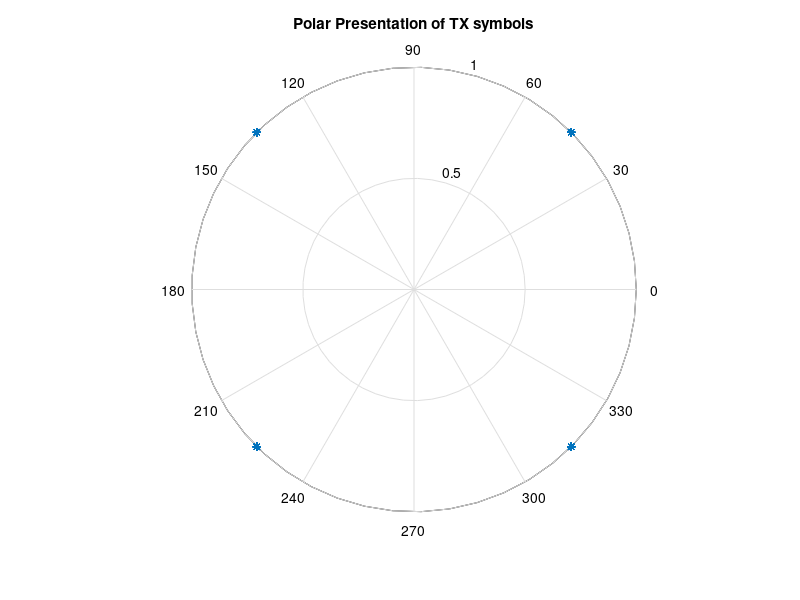
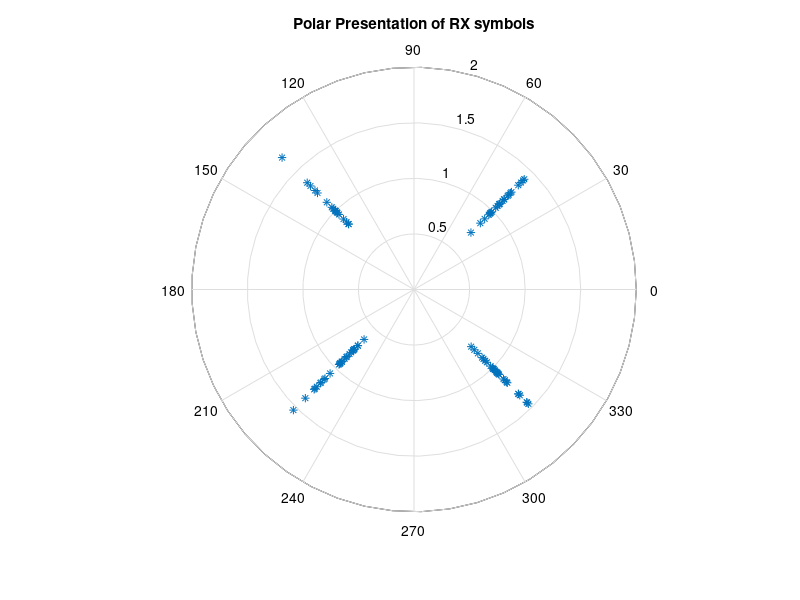
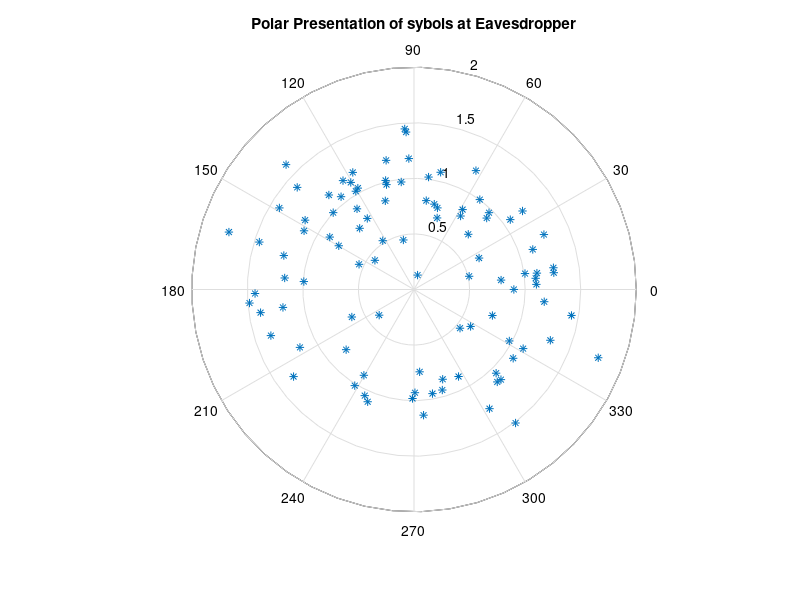
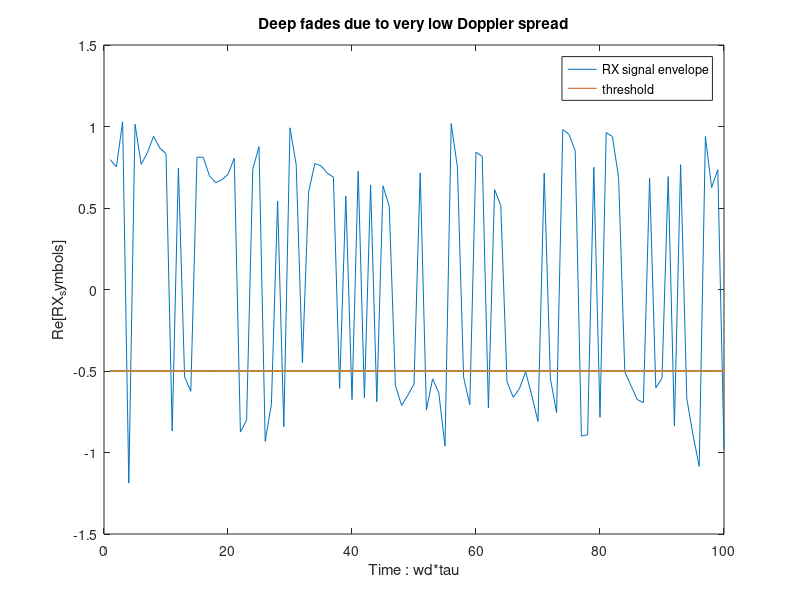

MATLAB code to generate these figures, in order:
close all
clear all

% Parameters:
num_of_bits = 200;  % Length of into bits sequence (must be even)
A = 1;              % Amplitude of Tx symbols
K = 10;
N = 8;
mu = sqrt( K/(2*(K+1)) );
s = sqrt( 1/(2*(K+1)) );

Ts = 1:100;
yc = 0;
ys = 0;
% Simulation:
% TX symbols
TX_constellation_syms = A*[exp(j*pi/4),exp(j*7*pi/4),exp(j*3*pi/4),exp(j*5*pi/4)];
% Trick here! Symbols are ordered to cause Gray coding
TX_bits = round(rand(1,num_of_bits));
tmp1 = reshape(TX_bits, 2, num_of_bits/2);  % Prepare to map bits
tmp2 = tmp1(1,:)*2 + tmp1(2,:) + 1;
TX_syms = TX_constellation_syms(tmp2);      % Gray coding is automatic

% Receiver Channel:
%Rician fading channel - implementationn using Novel Sum of sinusoids
    theta = -pi + 2.*pi.*rand(N,1);
    theta(1) = pi/4;
    phi = -pi + 2.*pi.*rand(N,1);
    phi(1) = pi/4;
    for n= 1:N
        alpha_n = (2.*pi.*n + theta(n))/N;
        yc = yc + cos(Ts.*cos(alpha_n) + phi(n));
        ys = ys + sin(Ts.*cos(alpha_n) + phi(n));
    end
    Yc = (1./sqrt(N)).*yc;
    Ys = (1./sqrt(N)).*ys;
        
    Zc = (Yc + sqrt(K).*cos(Ts.*cos(theta(1))+phi(1)))./sqrt(1+K);
    Zs = (Ys + sqrt(K).*sin(Ts.*cos(theta(1))+phi(1)))./sqrt(1+K); 
    Z = Zc + j.*Zs;
    
%Compensated symbols
TX_syms_comp = TX_syms .*Z;
% RX symbols:
RX_syms = TX_syms_comp.*exp(-j*angle(Z));


% Channel at eavesdropper
    theta = -pi + 2.*pi.*rand(N,1);
    theta(1) = pi/4;
    phi = -pi + 2.*pi.*rand(N,1);
    phi(1) = pi/4;
    for n= 1:N
        alpha_n = (2.*pi.*n + theta(n))/N;
        yc = yc + cos(Ts.*cos(alpha_n) + phi(n));
        ys = ys + sin(Ts.*cos(alpha_n) + phi(n));
    end
    Yc = (1./sqrt(N)).*yc;
    Ys = (1./sqrt(N)).*ys;
        
    Zc = (Yc + sqrt(K).*cos(Ts.*cos(theta(1))+phi(1)))./sqrt(1+K);
    Zs = (Ys + sqrt(K).*sin(Ts.*cos(theta(1))+phi(1)))./sqrt(1+K); 
    Z_ea = Zc + j.*Zs;
Eavesdropper_syms = TX_syms.*Z_ea;      
Eavesdropper_syms_sync = Eavesdropper_syms .* exp(-j*angle(Z_ea));

%Display:
figure
polar(angle(TX_syms), abs(TX_syms),'*')
title('Polar Presentation of TX symbols')

figure
polar(angle(RX_syms), abs(RX_syms),'*')
title('Polar Presentation of RX symbols')

figure
polar(angle(Eavesdropper_syms), abs(Eavesdropper_syms),'*')
title('Polar Presentation of sybols at Eavesdropper')

figure 
plot(real(RX_syms))
threshold = -0.5 + zeros(100);
hold on;
plot(threshold);
title('Deep fades due to very low Doppler spread')
    xlabel('Time : wd*tau')
    ylabel('Re[RX_symbols]')
    legend('RX signal envelope','threshold','Location','Best')